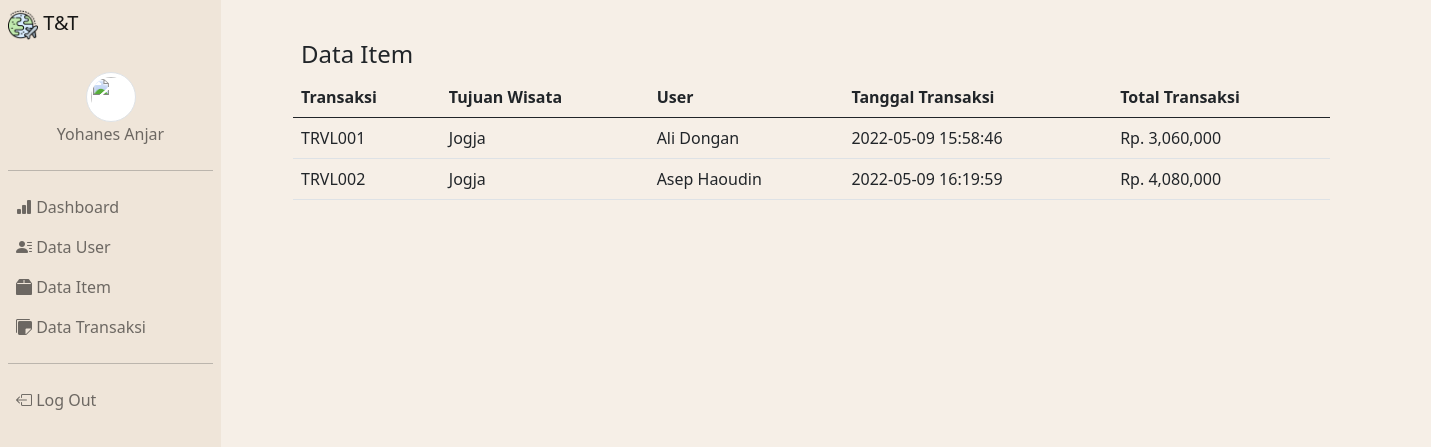
/admin/admin/index.php?page=transaksi (signed in), run on the app's committed database.
### tables this page shows
CREATE TABLE `tb_transaksi` (
  `id` int(4) NOT NULL,
  `kd_transaksi` varchar(10) NOT NULL,
  `user_id` int(4) NOT NULL,
  `no_items` int(4) NOT NULL,
  `jmlh_tiket` varchar(4) NOT NULL,
  `tgl_berangkat` date NOT NULL,
  `via_bayar` enum('BCA','BRI','BNI','OVO','GOPAY') NOT NULL,
  `va` int(11) NOT NULL,
  `biaya_admin` decimal(10,0) NOT NULL,
  `total` decimal(10,0) NOT NULL,
  `waktu_pesan` datetime NOT NULL
);

CREATE TABLE `tb_items` (
  `no_items` int(4) NOT NULL,
  `tujuan_wisata` varchar(50) NOT NULL,
  `jmlh_hari` int(2) NOT NULL,
  `jam_berangkat` time NOT NULL,
  `jam_tiba` time NOT NULL,
  `transportasi` enum('pesawat','kereta','bus','kapal') NOT NULL,
  `penginapan` varchar(50) NOT NULL,
  `restoran` varchar(50) NOT NULL,
  `harga` decimal(10,0) NOT NULL,
  `deskripsi` text NOT NULL,
  `thumbnail` varchar(255) DEFAULT NULL
);

CREATE TABLE `tb_user` (
  `id_cust` int(4) NOT NULL,
  `username` varchar(15) NOT NULL,
  `password` varchar(50) NOT NULL,
  `nama_cust` varchar(50) NOT NULL,
  `alamat` text NOT NULL,
  `no_telp` varchar(13) NOT NULL,
  `status` enum('admin','user') NOT NULL,
  `thumbnail` varchar(255) DEFAULT NULL,
  `dibuat` datetime NOT NULL DEFAULT current_timestamp(),
  `diedit` datetime DEFAULT NULL ON UPDATE current_timestamp()
);

### admin/admin/transaksi/index.php (the view, shortened to what this page needs)
<div class="col-md-12 w-75 py-3 ms-5">
    <h4 class="mt-2 ms-2">Data Item</h4>
    <div class="table-responsive">
        <table class="table">
            <thead>
                <tr>
                    <th>Transaksi</th>
                    <th>Tujuan Wisata</th>
                    <th>User</th>
                    <th>Tanggal Transaksi</th>
                    <th>Total Transaksi</th>
                </tr>
            </thead>
            <tbody>
                <?php
                    $query = mysqli_query($koneksi, "SELECT * FROM tb_transaksi JOIN tb_user ON tb_transaksi.user_id = tb_user.id_cust JOIN tb_items ON tb_transaksi.no_items = tb_items.no_items");
                foreach ($query as $data){
                ?>
                <tr>
                    <td><?= $data['kd_transaksi']?></td>
                    <td><?= $data['tujuan_wisata']?></td>
                    <td><?= $data['nama_cust']?></td>
                    <td><?= $data['waktu_pesan']?></td>
                    <td>Rp. <?= number_format($data['total']) ?></td>
                </tr>
                <?php
                }
                ?>
            </tbody>
        </table>
    </div>
</div>

### data on the page
tb_transaksi: kd_transaksi "TRVL001", no_items.tujuan_wisata "Jogja", user.nama_cust "Ali Dongan", waktu_pesan "2022-05-09 15:58:46", total "3,060,000"
tb_transaksi: kd_transaksi "TRVL002", no_items.tujuan_wisata "Jogja", user.nama_cust "Asep Haoudin", waktu_pesan "2022-05-09 16:19:59", total "4,080,000"

### other printed values
$_SESSION['nama_cust'] "Yohanes Anjar"
